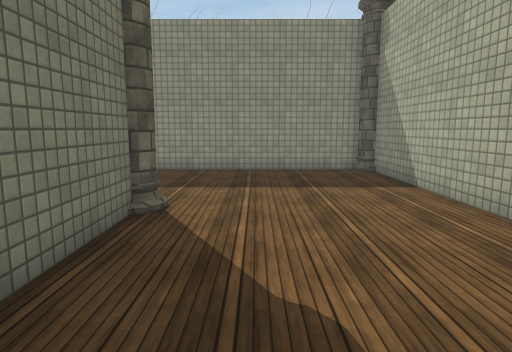
[1] (above)

24 first-person views from a walk through a 3-D level made in the Unity game engine. The camera is 1.4 m above the floor, tilts 8° down and sees 75° across. Doors are open. The floor is counted in squares, 1 m on a side. Each view is taken from the middle of a square. On the plan, view 1 faces up. The plan holds only what a view shows up to about 15 squares ahead; the rest is blank. The place goes on beyond the plan. The player is left out. Some animated figures are not drawn. Some surface patterns are stand-ins.

[2]
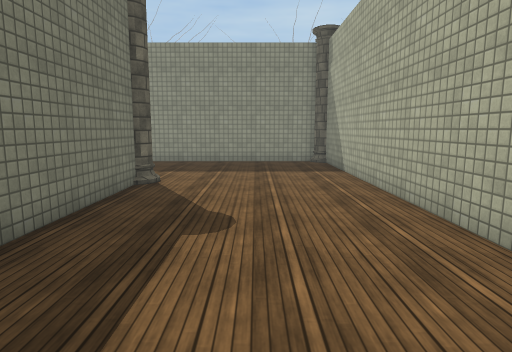

[3]
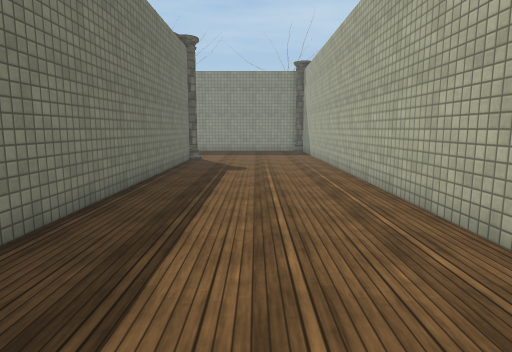

[4]
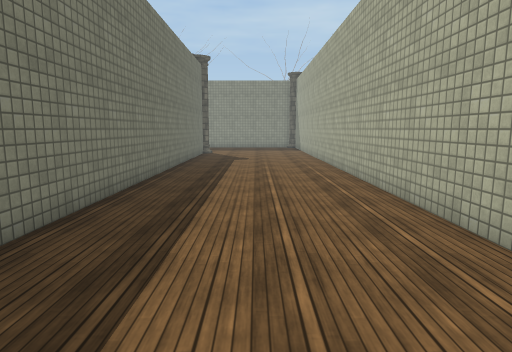

[5]
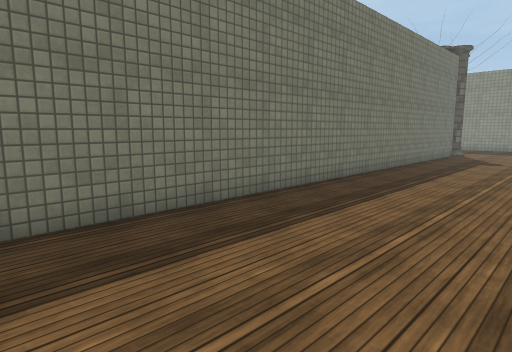

[6]
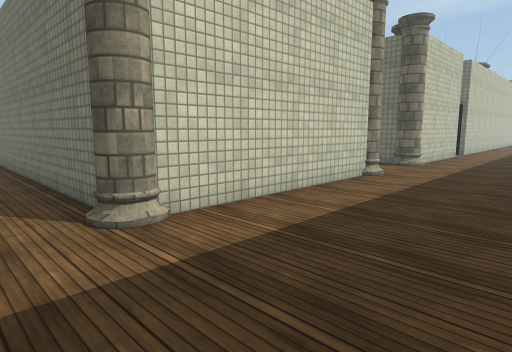

[7]
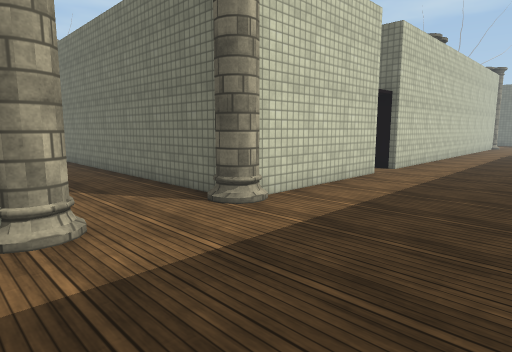

[8]
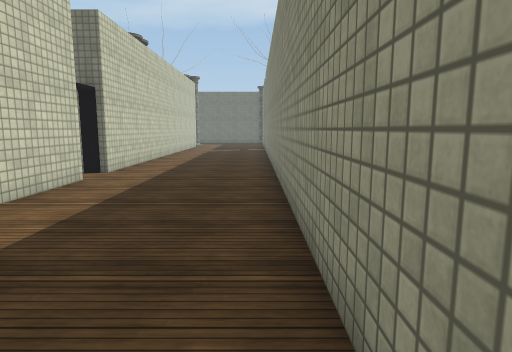

[9]
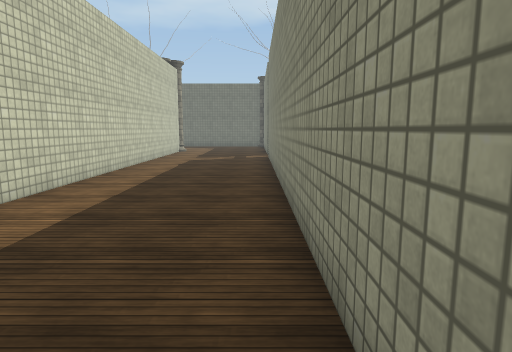

[10]
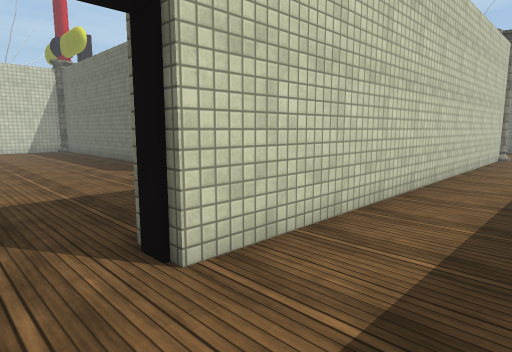

[11]
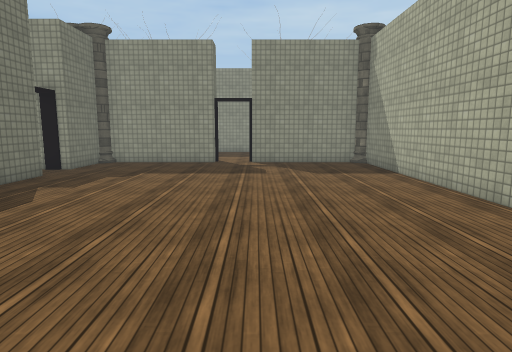

[12]
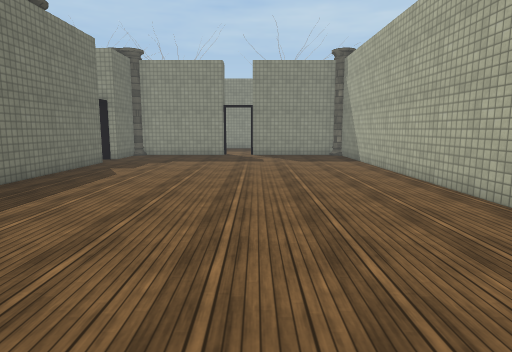

[13]
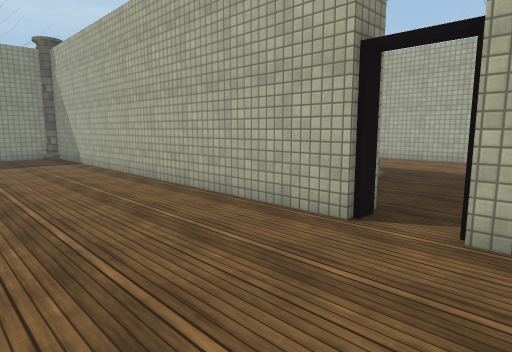

[14]
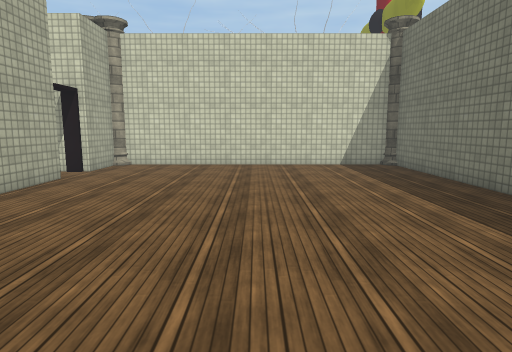

[15]
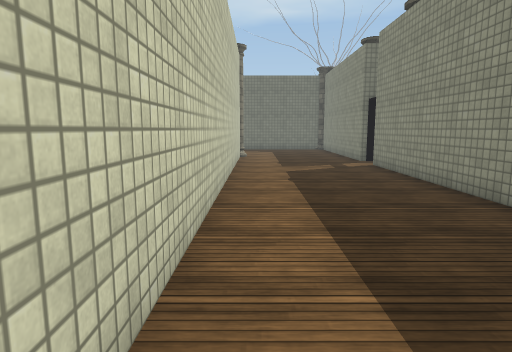

[16]
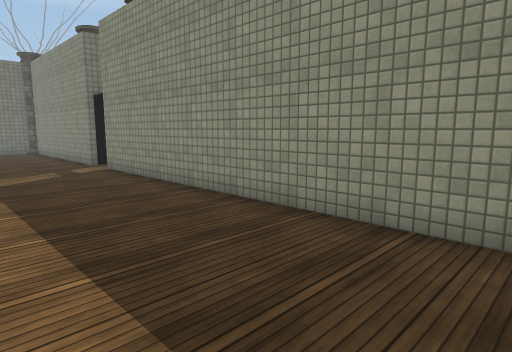

[17]
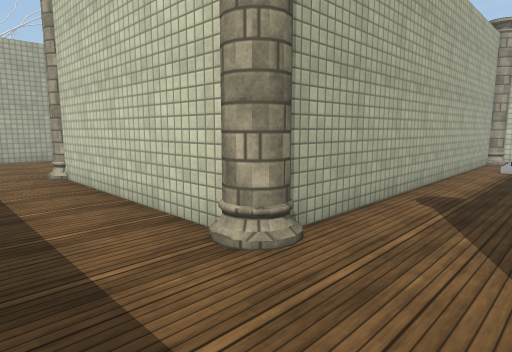

[18]
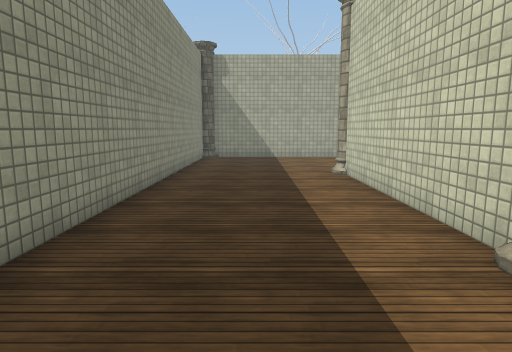

[19]
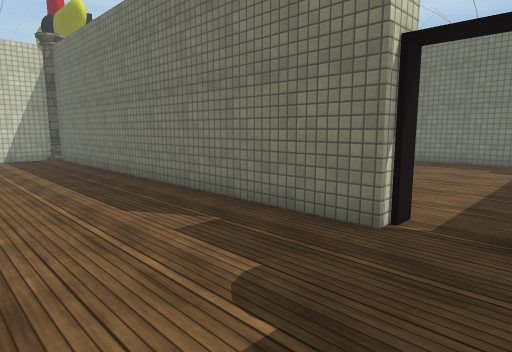

[20]
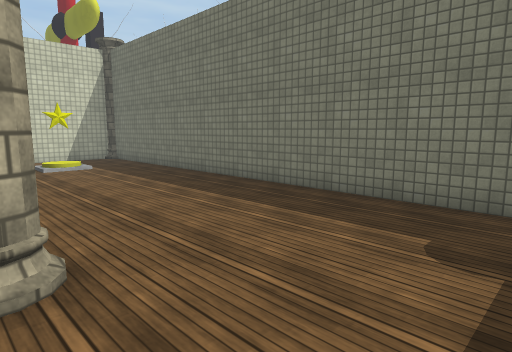

[21]
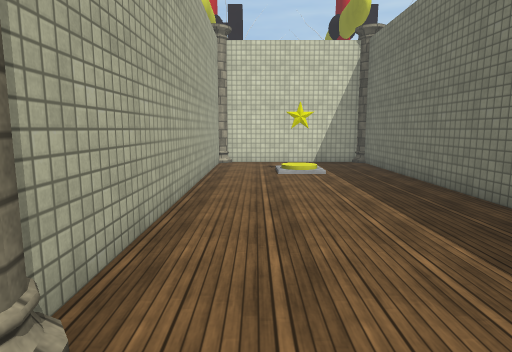

[22]
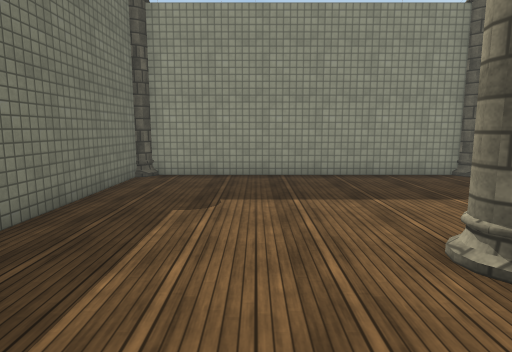

[23]
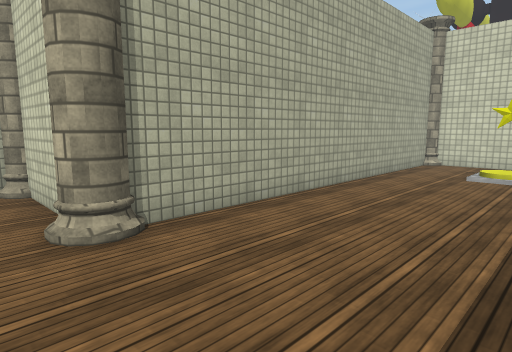

[24]
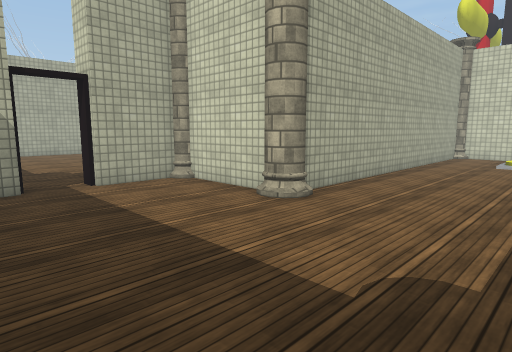

### Floor plan
Ten units are one square. View 1 is at (0, 0); x grows to the right and y downward. Boxes are objects, and circles mark ways between rooms. Rooms are numbered by the first view taken in them; rooms with no view inside come last. Other rooms are left out.
<svg viewBox="-380 -130 430 280">
<path fill="none" stroke="#000" d="M-96 -62 -25 -62M-134 -55 -134 51M-192 -62 -139 -62M-21 -55 -21 135M-102 70 -102 -55M36 -116 -332 -116M40 104 40 -105M-346 -116 -375 -116M-364 -62 -207 -62M-255 -11 -255 140M-144 105 -144 -49M-207 -52 -245 -52M-155 -52 -192 -52M-255 -49 -255 -25M-245 143 -155 143M-144 141 -144 119M-299 15 -268 15M-265 12 -265 -11M-265 -25 -265 -30M-366 -49 -366 140M-275 -52 -355 -52M-305 140 -305 20M-355 143 -315 143"/>
<rect x="-375" y="-65" width="10" height="10" fill="#bbb"><title>column</title></rect>
<rect x="-365" y="-125" width="10" height="10" fill="#bbb"><title>column</title></rect>
<rect x="-325" y="-125" width="10" height="10" fill="#bbb"><title>other object</title></rect>
<rect x="-135" y="-65" width="10" height="10" fill="#bbb"><title>column</title></rect>
<rect x="-105" y="-65" width="10" height="10" fill="#bbb"><title>column</title></rect>
<rect x="-25" y="-65" width="10" height="10" fill="#bbb"><title>column</title></rect>
<rect x="35" y="-115" width="10" height="10" fill="#bbb"><title>column</title></rect>
<rect x="-255" y="135" width="10" height="10" fill="#bbb"><title>column</title></rect>
<rect x="-255" y="-55" width="10" height="10" fill="#bbb"><title>column</title></rect>
<rect x="-155" y="135" width="10" height="10" fill="#bbb"><title>column</title></rect>
<rect x="-155" y="-55" width="10" height="10" fill="#bbb"><title>column</title></rect>
<rect x="-365" y="135" width="10" height="10" fill="#bbb"><title>column</title></rect>
<rect x="-365" y="-55" width="10" height="10" fill="#bbb"><title>column</title></rect>
<rect x="-315" y="135" width="10" height="10" fill="#bbb"><title>column</title></rect>
<rect x="-315" y="5" width="20" height="20" fill="#bbb"><title>column</title></rect>
<rect x="-275" y="5" width="10" height="10" fill="#bbb"><title>column</title></rect>
<rect x="-275" y="-55" width="10" height="10" fill="#bbb"><title>column</title></rect>
<circle cx="-197" cy="-57" r="3" fill="#2a7"/>
<circle cx="-260" cy="-15" r="3" fill="#2a7"/>
<text x="-110" y="-40">1</text>
<text x="-200" y="40">2</text>
<text x="-330" y="30">3</text>
</svg>
Room 1 opens to room 2. Room 2 opens to room 3.

Where each view was taken, in squares from view 1:
view 1: 0 up, 0 right, facing up
view 2: 3 down, 1 right, facing up
view 3: 10 down, 1 right, facing up
view 4: 14 down, 1 right, facing up
view 5: 14 down, 3 right, facing up-left
view 6: 11 up, 0 right, facing down-left
view 7: 11 up, 9 left, facing down-left
view 8: 11 up, 10 left, facing left
view 9: 11 up, 16 left, facing left
view 10: 9 up, 19 left, facing down-left
view 11: 9 down, 19 left, facing up
view 12: 13 down, 19 left, facing up
view 13: 13 down, 19 left, facing up-right
view 14: 1 down, 20 left, facing down
view 15: 7 up, 20 left, facing left
view 16: 7 up, 21 left, facing up-left
view 17: 9 up, 13 left, facing down-right
view 18: 9 up, 13 left, facing right
view 19: 3 up, 21 left, facing down-left
view 20: 2 up, 30 left, facing down-left
view 21: 0 up, 32 left, facing down
view 22: 5 down, 33 left, facing up
view 23: 0 up, 35 left, facing down-right
view 24: 4 up, 35 left, facing down-right
